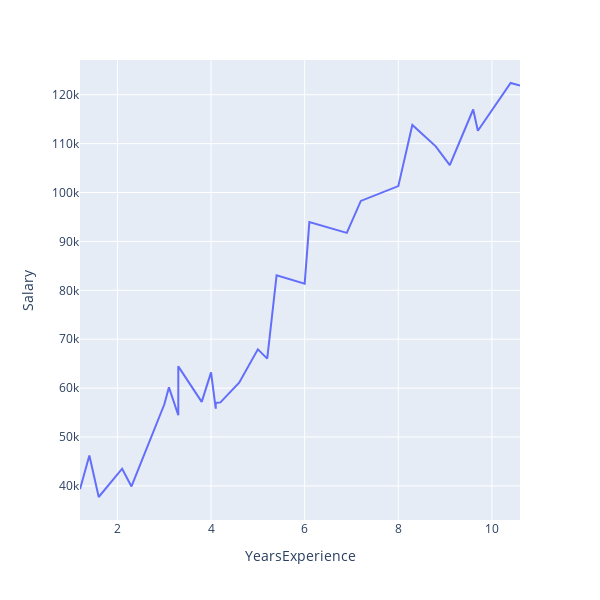

This figure's notebook cell:
### Code cell
import plotly.express as px
fig = px.line(data,x='YearsExperience',y ='Salary',width = 600, height = 600)
fig.show()

### Figure 1 — Plotly figure (JSON) as saved in the notebook; plotly's stock layout.template omitted (floating-point values rounded to 4 significant figures)
{"data": [{"hovertemplate": "YearsExperience=%{x}<br>Salary=%{y}<extra></extra>", "legendgroup": "", "line": {"color": "#636efa", "dash": "solid"}, "marker": {"symbol": "circle"}, "mode": "lines", "name": "", "orientation": "v", "showlegend": false, "type": "scatter", "x": [1.2, 1.4, 1.6, 2.1, 2.3, 3, 3.1, 3.3, 3.3, 3.8, 4, 4.1, 4.1, 4.2, 4.6, 5, 5.2, 5.4, 6, 6.1, 6.9, 7.2, 8, 8.3, 8.8, 9.1, 9.6, 9.7, 10.4, 10.6], "xaxis": "x", "y": [39344, 46206, 37732, 43526, 39892, 56643, 60151, 54446, 64446, 57190, 63219, 55795, 56958, 57082, 61112, 67939, 66030, 83089, 81364, 93941, 91739, 98274, 101303, 113813, 109432, 105583, 116970, 112636, 122392, 121873], "yaxis": "y"}], "layout": {"height": 600, "legend": {"tracegroupgap": 0}, "margin": {"t": 60}, "width": 600, "xaxis": {"anchor": "y", "autorange": true, "domain": [0, 1], "range": [1.2, 10.6], "title": {"text": "YearsExperience"}, "type": "linear"}, "yaxis": {"anchor": "x", "autorange": true, "domain": [0, 1], "range": [33030.0, 127100.0], "title": {"text": "Salary"}, "type": "linear"}}}
